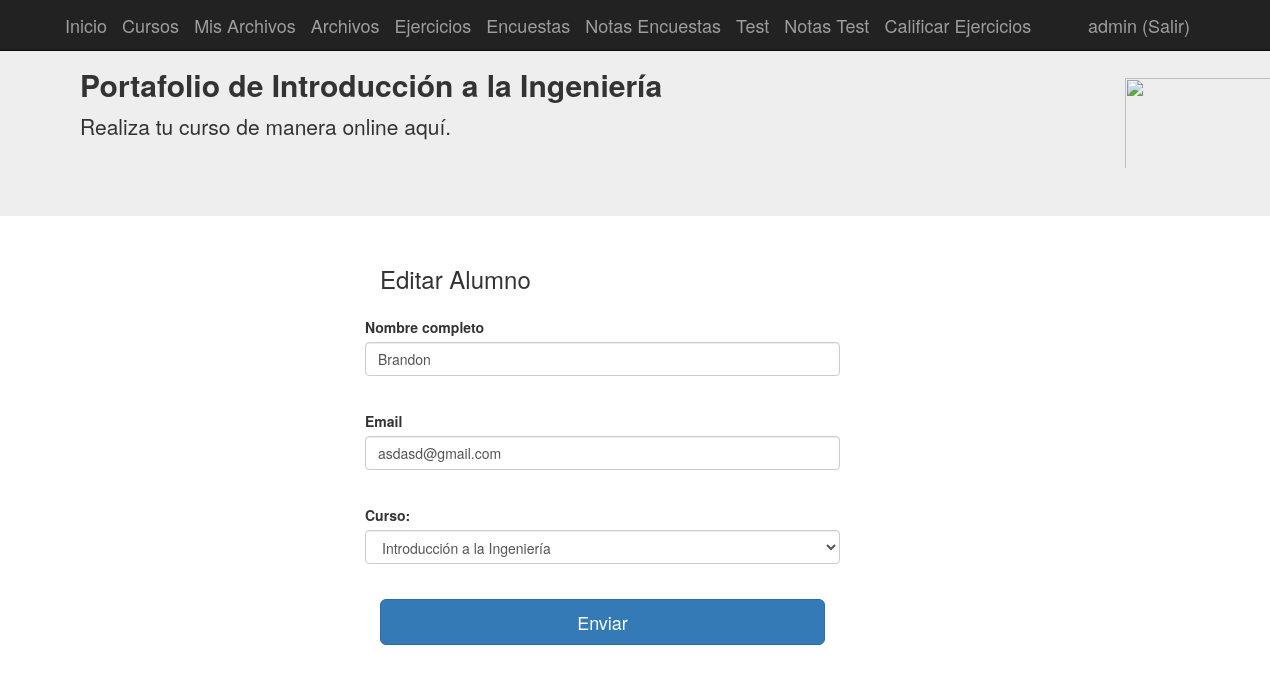
Page /alumnos/2/edit (signed in) on the earlier database version.
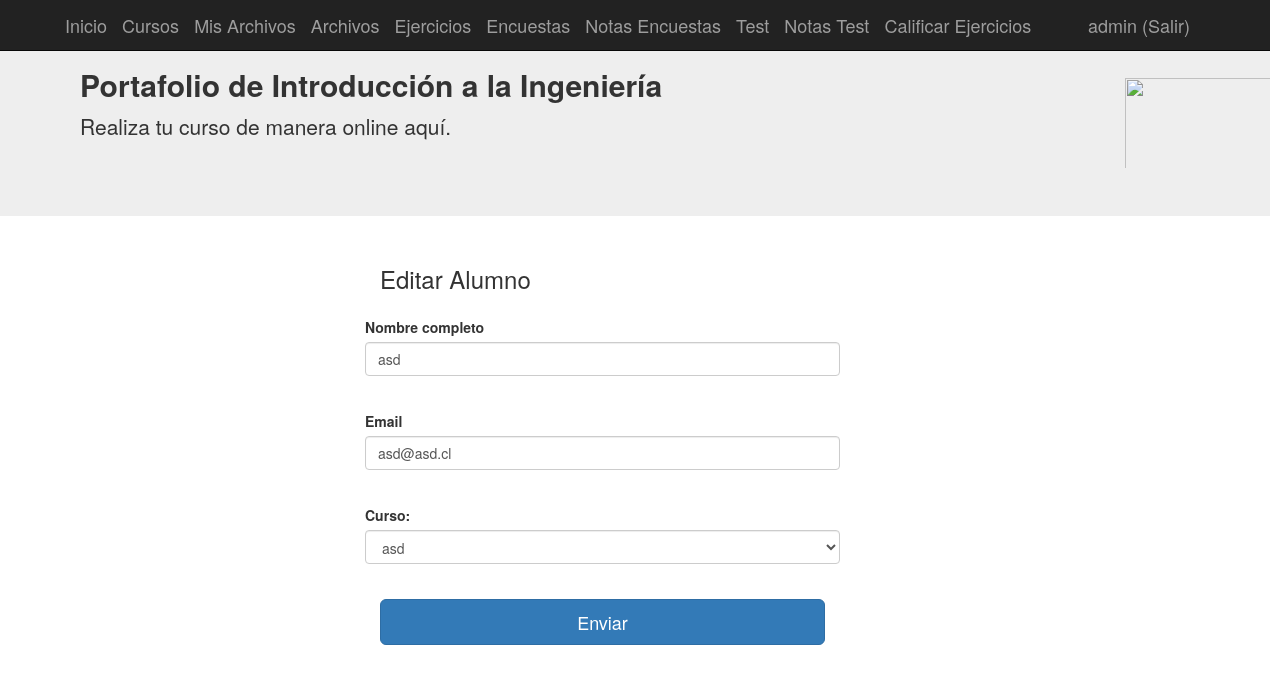
Same page on the later database version.
### tables this page shows
CREATE TABLE alumnos (
	id INTEGER NOT NULL, 
	username VARCHAR(100) NOT NULL, 
	password_hash VARCHAR(128) NOT NULL, 
	nombre VARCHAR(200) NOT NULL, 
	email VARCHAR(200) NOT NULL, 
	"Cursoid" INTEGER NOT NULL, 
	admin BOOLEAN, 
	PRIMARY KEY (id), 
	FOREIGN KEY("Cursoid") REFERENCES cursos (id), 
	CHECK (admin IN (0, 1))
);

### aplicacion/app.py (the view)
@app.route('/alumnos/<id>/edit', methods=["get", "post"])
@login_required
def alumnos_edit(id):
    from aplicacion.models import Alumnos, Cursos
    if not current_user.is_admin():
        abort(404)
    alu = Alumnos.query.get(id)
    if alu is None:
        abort(404)
    form = formAlumnoE(obj=alu)
    cursos = [(c.id, c.nombre) for c in Cursos.query.all()[0:]]
    form.Cursoid.choices = cursos
    if form.validate_on_submit():
        form.populate_obj(alu)
        db.session.commit()
        return redirect(url_for("inicio"))
    return render_template("alumnos_edit.html", form=form)

### aplicacion/forms.py
class formAlumnoE(FlaskForm):
    nombre = StringField('Nombre completo')
    email = EmailField('Email')
    submit = SubmitField('Aceptar')
    Cursoid = SelectField("Curso:", coerce=int)
    submit = SubmitField('Enviar')

### aplicacion/app.py (called while the page is built)
@login_manager.user_loader
def load_user(user_id):
    from aplicacion.models import Alumnos
    return Alumnos.query.get(int(user_id))

### aplicacion/models.py (called while the page is built)
    def is_admin(self):
        return self.admin

### aplicacion/templates/alumnos_edit.html (shortened to what this page needs)
{% extends "base.html" %}
{% block contenido %}
<div class="container">
  <div class="col-md-3"></div>
  <div class="col-md-5">
<h3>Editar Alumno</h3>
	<form class="form-horizontal"  method="post">
	  	  <div class="form-group">
		{{form.nombre.label() }}{{form.nombre(size="100",class="form-control")}}<br/>
	  </div>
	  <div class="form-group">
		{{form.email.label() }}{{form.email(size="100",class="form-control")}}<br/>
	  </div>
	  <div class="form-group">
		{{form.Cursoid.label() }}{{form.Cursoid(class="form-control")}}<br/>
	  </div>
		{{form.submit(class="btn btn-lg btn-primary btn-block")}}
  </form>
    <br/>
  </div>
</div>
{% endblock %}

Differences in the rows shown:
changed alumnos: nombre "Brandon" → "asd"; email "asdasd@gmail.com" → "asd@asd.cl"; Cursoid "Introducción a la Ingeniería" → "asd"
